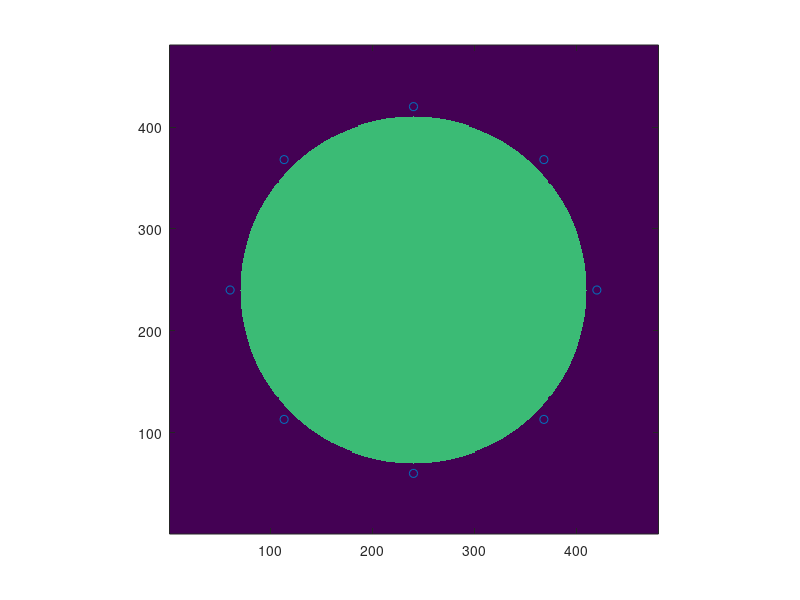

Recreate this plot in MATLAB.
%%%clockwise circle array model

size=480;
Debye_fine_test_model=zeros(size);
Debye_fine_test_model_EpsDelta=zeros(size);
Debye_fine_test_model_EpsInf=zeros(size);
Debye_fine_test_model_Sigma_s=zeros(size);
for i=1:size
    for j=1:size
        if (i-size/2)^2/170^2+(j-size/2)^2/170^2<=1
            Debye_fine_test_model(i,j)=0.5;
        end
    end
end
for i=1:8
    antLocations_fine_2D(i,1)=ceil(size/2+cos(-2*pi/8*(i-1)+pi/2)*180);
    antLocations_fine_2D(i,2)=ceil(size/2+sin(-2*pi/8*(i-1)+pi/2)*180);
end
imagesc(Debye_fine_test_model');
axis xy
axis square
hold on
scatter(antLocations_fine_2D(:,1),antLocations_fine_2D(:,2))